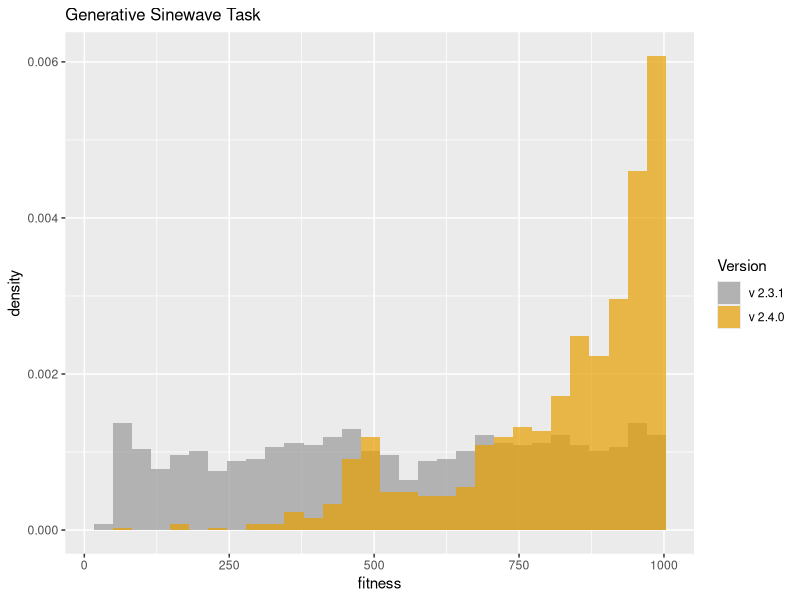
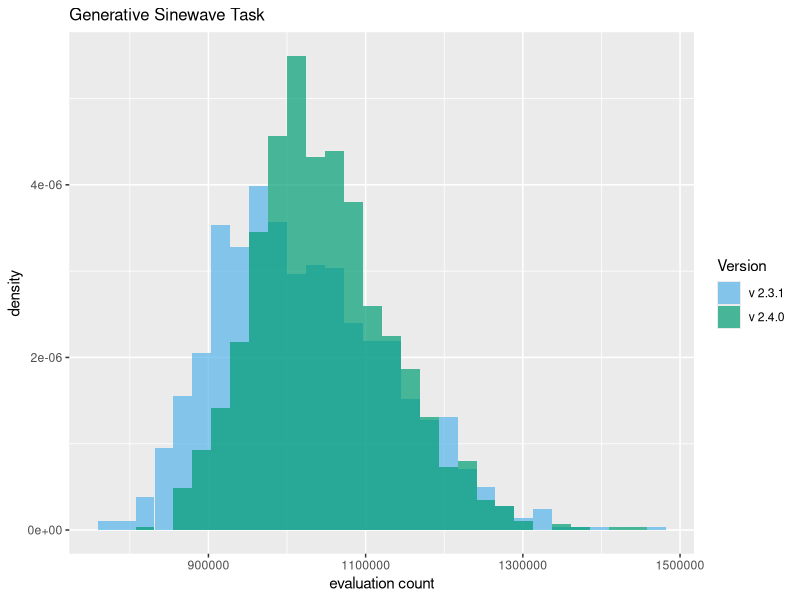

Write R code to recreate these figures, in order.
library("ggplot2")
setwd("D:/home/websites/sharpneat-web/public/releases/sharpneat-2-4-0")

# A colourblind friendly palette.
cbPalette <- c("#999999", "#E69F00", "#56B4E9", "#009E73", "#F0E442", "#0072B2", "#D55E00", "#CC79A7")
cbPaletteB <- c("#56B4E9", "#009E73", "#F0E442", "#0072B2", "#D55E00", "#CC79A7", "#999999", "#E69F00")

# Load two data frames
dat1 <- read.table("sinewave-samples-v2-3-1.csv", sep=",", head=TRUE)
dat2 <- read.table("sinewave-samples-v2-4-0.csv", sep=",", head=TRUE)

# Combine the two dataframes into one.
# First create a new column in each.
dat1$ver <- 'v231'
dat2$ver <- 'v240'

# and combine into a new data frame.
dat <- rbind(dat1, dat2)

# Plot two overlaid histograms, one for each of the two dataframes
p4 = ggplot(dat, aes(bestfitness, fill = ver )) + 
   geom_histogram(alpha = 0.7, aes(y = ..density..), position = 'identity') +
   scale_fill_manual(values=cbPalette, name='Version', labels=c('v 2.3.1','v 2.4.0')) +
   labs(x='fitness') + 
   ggtitle("Generative Sinewave Task") +
   theme(plot.title = element_text(size = 12))

ggsave(filename="sinewave-bestfitness-v231-v240-hist.png", plot=p4, height=4, width=8, units="in", dpi=100)

# Eval count.
p2 = ggplot(dat, aes(evalcount, fill = ver )) + 
   geom_histogram(alpha = 0.7, aes(y = ..density..), position = 'identity') +
   scale_fill_manual(values=cbPaletteB, name='Version', labels=c('v 2.3.1','v 2.4.0')) +
   labs(x='evaluation count') + 
   ggtitle("Generative Sinewave Task") +
   theme(plot.title = element_text(size = 12))

ggsave(filename="sinewave-evalcount-v231-v240-hist.png", plot=p2, height=4, width=8, units="in", dpi=100)
